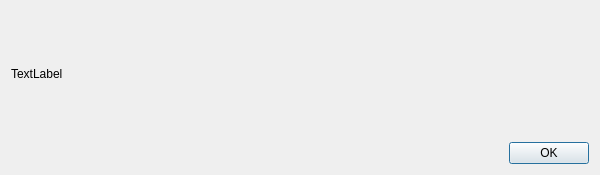
<?xml version="1.0" encoding="UTF-8"?>
<ui version="4.0">
 <comment>
********************************************************************************
**
** Copyright (c) 2017 The University of Notre Dame
** Copyright (c) 2017 The Regents of the University of California
**
** Redistribution and use in source and binary forms, with or without modification,
** are permitted provided that the following conditions are met:
**
** 1. Redistributions of source code must retain the above copyright notice, this 
** list of conditions and the following disclaimer.
**
** 2. Redistributions in binary form must reproduce the above copyright notice, this
** list of conditions and the following disclaimer in the documentation and/or other
** materials provided with the distribution.
**
** 3. Neither the name of the copyright holder nor the names of its contributors may
** be used to endorse or promote products derived from this software without specific
** prior written permission.
**
** THIS SOFTWARE IS PROVIDED BY THE COPYRIGHT HOLDERS AND CONTRIBUTORS &quot;AS IS&quot; AND ANY
** EXPRESS OR IMPLIED WARRANTIES, INCLUDING, BUT NOT LIMITED TO, THE IMPLIED WARRANTIES
** OF MERCHANTABILITY AND FITNESS FOR A PARTICULAR PURPOSE ARE DISCLAIMED. IN NO EVENT
** SHALL THE COPYRIGHT HOLDER OR CONTRIBUTORS BE LIABLE FOR ANY DIRECT, INDIRECT,
** INCIDENTAL, SPECIAL, EXEMPLARY, OR CONSEQUENTIAL DAMAGES (INCLUDING, BUT NOT LIMITED
** TO, PROCUREMENT OF SUBSTITUTE GOODS OR SERVICES; LOSS OF USE, DATA, OR PROFITS; OR
** BUSINESS INTERRUPTION) HOWEVER CAUSED AND ON ANY THEORY OF LIABILITY, WHETHER IN
** CONTRACT, STRICT LIABILITY, OR TORT (INCLUDING NEGLIGENCE OR OTHERWISE) ARISING
** IN ANY WAY OUT OF THE USE OF THIS SOFTWARE, EVEN IF ADVISED OF THE POSSIBILITY OF
** SUCH DAMAGE.
**
**********************************************************************************

// Contributors:
// Written by Peter Sempolinski, for the Natural Hazard Modeling Laboratory, director: Ahsan Kareem, at Notre Dame
 </comment>
 <class>QuickInfoPopup</class>
 <widget class="QDialog" name="QuickInfoPopup">
  <property name="geometry">
   <rect>
    <x>0</x>
    <y>0</y>
    <width>600</width>
    <height>175</height>
   </rect>
  </property>
  <property name="windowTitle">
   <string>Dialog</string>
  </property>
  <layout class="QVBoxLayout" name="verticalLayout">
   <item>
    <widget class="QLabel" name="shownText">
     <property name="text">
      <string>TextLabel</string>
     </property>
    </widget>
   </item>
   <item>
    <layout class="QHBoxLayout" name="horizontalLayout">
     <item>
      <spacer name="horizontalSpacer">
       <property name="orientation">
        <enum>Qt::Horizontal</enum>
       </property>
       <property name="sizeHint" stdset="0">
        <size>
         <width>40</width>
         <height>20</height>
        </size>
       </property>
      </spacer>
     </item>
     <item>
      <spacer name="horizontalSpacer_2">
       <property name="orientation">
        <enum>Qt::Horizontal</enum>
       </property>
       <property name="sizeHint" stdset="0">
        <size>
         <width>40</width>
         <height>20</height>
        </size>
       </property>
      </spacer>
     </item>
     <item>
      <widget class="QPushButton" name="doneButton">
       <property name="text">
        <string>OK</string>
       </property>
      </widget>
     </item>
    </layout>
   </item>
  </layout>
 </widget>
 <resources/>
 <connections>
  <connection>
   <sender>doneButton</sender>
   <signal>clicked()</signal>
   <receiver>QuickInfoPopup</receiver>
   <slot>accept()</slot>
   <hints>
    <hint type="sourcelabel">
     <x>589</x>
     <y>138</y>
    </hint>
    <hint type="destinationlabel">
     <x>289</x>
     <y>75</y>
    </hint>
   </hints>
  </connection>
 </connections>
</ui>
